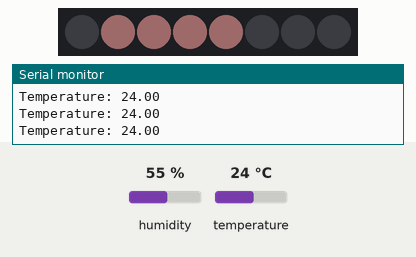
Simulated run of this sketch. Board: Arduino Uno, built with avr-gcc and run on an emulated ATmega328P. On the bench: 8 RGB LEDs in strip order, left to right, the last lines printed to the serial monitor. Inputs (shaded band) come from the test bench; at power-on: temperature 24 °C, humidity 55 %. Dim RGB values are drawn brighter than linear.

Above: at 2.8 s.
2.9 s: temperature set to 12 °C
At 4.8 s:
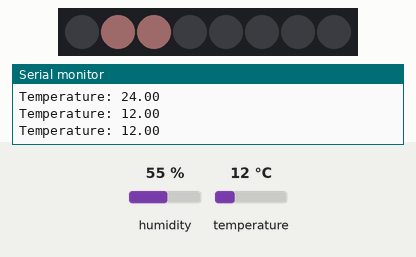
5.6 s: temperature set to 19 °C
At 6.7 s:
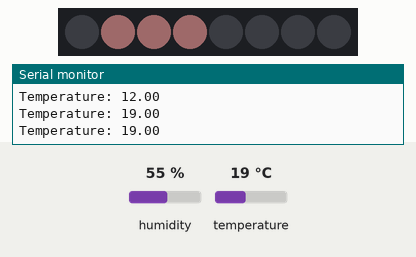
8.3 s: temperature set to 28 °C
At 10.8 s:
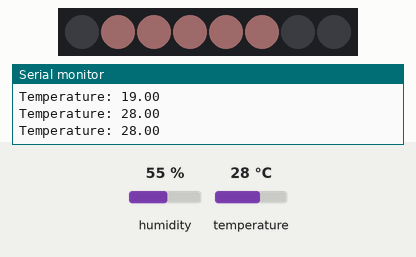
Timing chart, 0 to 12.3 s (numbered marks = the images above; inputs shaded):
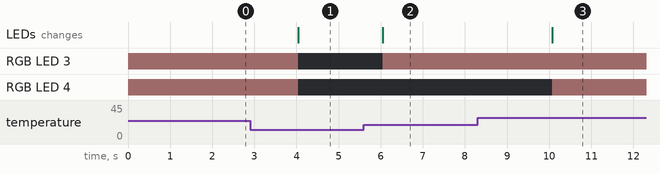

The sketch:

LEDstripTHERMOMETER.ino
```cpp
#include <Adafruit_NeoPixel.h>
#include <DHT.h>

#define LEDPIN 6 // define the arduino pin that is sending data to the LED strip
#define NUMPIXELS 8 // set NUMPIXELS to the number of LED's on the light strip, this is a max value
#define DHTPIN 2 // set the digital pin for the DHT sensor as 2
#define DHTTYPE DHT22 // set the sensor type
#define DELAYVAL 500 // define a delay (defining here makes it easier to make changes in larger code files)

float temperature; // declare temperature as a float variable

DHT dht(DHTPIN, DHTTYPE); //initialize the DHT sensor
Adafruit_NeoPixel pixels(NUMPIXELS, LEDPIN); // sets the max number of LED's and pin to acquire data from

void setup() {
  Serial.begin(9600); //start serial connection
  pixels.begin(); // start LED strip

  pinMode(DHTPIN, INPUT); //set the DHTPIN to receieve sensor information
  dht.begin(); // start the DHT sensor

}

void loop() {

  pixels.clear(); // clears the LED strip (turns everything off)
  temperature = dht.readTemperature(); // gets the temperature value
  delayMicroseconds(2);

  Serial.print("Temperature: ");
  Serial.println(temperature);

  float lights = map(round(temperature), 0, 40, 0, 8);

  for(int i=1; i<=lights; i++) { // create a for loop to iterate through each LED
    pixels.setPixelColor(i, 30, 20, 20); // sets the LED colour
    // how to set LEDs different colours?
    // 1,2 Black???
    // 3,4 Blue
    // 5,6 Purple
    // 7,8 Red
    pixels.show(); // turns on each LED in sequence
   }
   delay(500);
 }
```

Measured:
- after the input at 2.9 s, RGB LED 3, RGB LED 4: RGB(30, 20, 20) → off after 1.1 s; the LEDs: change after 1.1 s (image 1)
- after the input at 5.6 s, RGB LED 3: off → RGB(30, 20, 20) after 0.45 s; the LEDs: change after 0.45 s (image 2)
- after the input at 8.3 s, RGB LED 4: off → RGB(30, 20, 20) after 1.8 s; the LEDs: change after 1.8 s (image 3)
